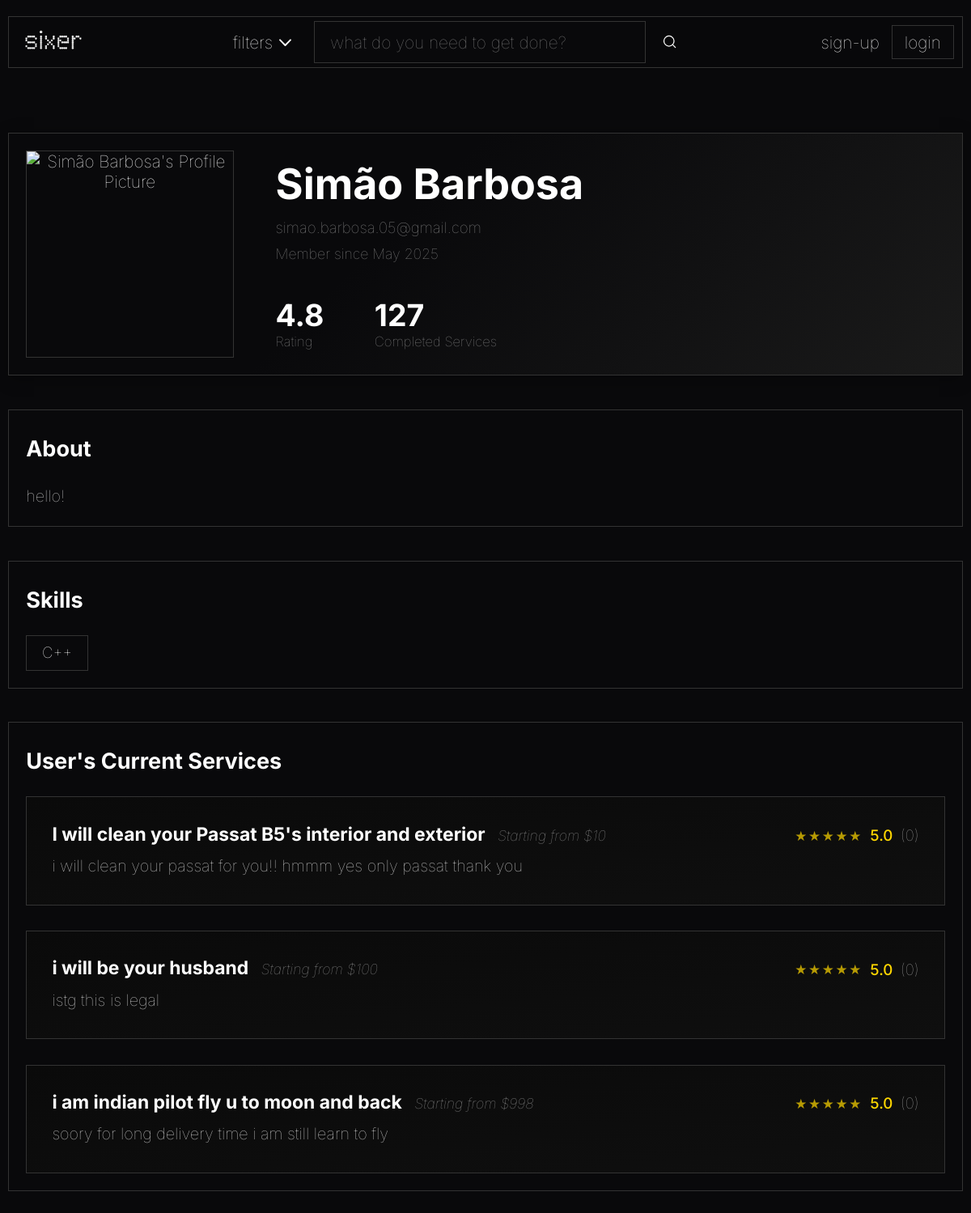
Page /pages/profile.php?id=1 on the committed database.
### tables this page shows
CREATE TABLE user_registry
(
    user_id INTEGER PRIMARY KEY AUTOINCREMENT,
    password_hash TEXT NOT NULL,
    access_level TEXT DEFAULT "client" NOT NULL,

    user_picture BLOB DEFAULT NULL,

    full_name TEXT,
    email TEXT UNIQUE NOT NULL,
    join_date DATETIME NOT NULL,

    aboutme TEXT DEFAULT NULL
);

CREATE TABLE services_list
(
    service_id INTEGER PRIMARY KEY AUTOINCREMENT,
    freelancer_id INTEGER NOT NULL,

    service_title TEXT NOT NULL,
    service_price REAL NOT NULL,
    service_info TEXT NOT NULL,
    service_eta INTEGER NOT NULL,
    service_category TEXT NOT NULL,

    service_delisted BOOLEAN DEFAULT FALSE NOT NULL,

    service_picture BLOB DEFAULT NULL,

    FOREIGN KEY(freelancer_id) REFERENCES user_registry(user_id)
);

### utils/session.php (called while the page is built, shortened)
<?php
class Session {
    private static ?Session $instance = null;
    public static function getInstance(): Session {
        if (self::$instance === null) {
            self::$instance = new Session();
        }
        return self::$instance;
    }
    public function isLoggedIn() {
        return isset($_SESSION["user"]) && $_SESSION["user"] !== null;
    }
}
?>

### database/service_class.php (called while the page is built, shortened)
<?php
class Service {
    public function __construct(
        int $id,
        int $freelancer_id,
        string $title,
        float $price,
        string $info,
        int $eta,
        string $category,
        bool $delisted = false,
        $picture = null
    ) {
        $this->id = $id;
        $this->title = $title;
        $this->price = $price;
        $this->info = $info;
    }
    public static function get_by_freelancer($freelancer_id) {
        $db = Database::getInstance();
        $stmt = $db->prepare('SELECT * FROM services_list WHERE freelancer_id = ?');
        $stmt->execute([$freelancer_id]);
        $services = $stmt->fetchAll();
        return array_map(function($service) {
            return new Service(
                $service['service_id'],
                $service['freelancer_id'],
                $service['service_title'],
                $service['service_price'],
                $service['service_info'],
                (int)$service['service_eta'],
                $service['service_category'],
                (bool)$service['service_delisted'],
                $service['service_picture'] ?? null
            );
        }, $services);
    }
}

### pages/profile.php (the view, shortened to what this page needs)
<?php
$is_own_profile = false;
if (!empty($_GET['id'])) {
    $profile_user_id = intval($_GET['id']);
}
require_once '../templates/common.php';
require_once '../database/service_class.php';
require_once '../templates/profile_service_card.php';
$db = Database::getInstance();
$stmt = $db->prepare('SELECT * FROM user_registry WHERE user_id = ?');
$stmt->execute([$profile_user_id]);
$user_data = $stmt->fetch();
if (!empty($user_data['user_picture'])) {
    $user_picture = '../action/get_profile_picture.php?id=' . $profile_user_id;
} else {
    $user_picture = '../assets/images/default.jpg';
}
$full_name = $user_data['full_name'] ?? '';
$email = $user_data['email'] ?? '';
$join_date = $user_data['join_date'] ?? '';
if ($session === null) {
    require_once '../utils/session.php';
}
$user_services = Service::get_by_freelancer($profile_user_id);
$stmt = $db->prepare('SELECT skill_name FROM user_skills WHERE user_id = ?');
$stmt->execute([$profile_user_id]);
$user_skills = $stmt->fetchAll(PDO::FETCH_COLUMN);
function hasAnyServices($user_services) {
    return !empty($user_services) && count($user_services) > 0;
}
?>
<!DOCTYPE html>
<html lang="en">
  <head>
    <link rel="stylesheet" href="../css/styles.css" />
    <link rel="stylesheet" href="../css/profile.css" />
  </head>
  <body>
    <?php drawHeader(); ?>
    <main>
      <div class="profile-container">
        <div class="profile-header" style="position: relative;">
          <div class="profile-avatar" style="z-index: 1; position: relative; cursor: pointer;">
            <img id="profile-pic-img" src="<?= htmlspecialchars($user_picture) ?>" alt="<?= htmlspecialchars($full_name) ?>'s Profile Picture" style="object-fit: cover; aspect-ratio: 1/1; width: 100%; height: 100%; border-radius: 0; cursor: pointer;" />
          </div>
          <div class="profile-info">
            <div class="profile-info-top">
              <h1><?= htmlspecialchars($full_name) ?></h1>
              <p class="profile-email"><?= htmlspecialchars($email) ?></p>
              <p class="profile-join-date">Member since <?= $join_date ? date('F Y', strtotime($join_date)) : '' ?></p>
            </div>
            <div class="profile-stats">
              <div class="stat">
                <span class="stat-value">4.8</span>
                <span class="stat-label">Rating</span>
              </div>
              <div class="stat">
                <span class="stat-value">127</span>
                <span class="stat-label">Completed Services</span>
              </div>
            </div>
          </div>
        </div>
        <div class="profile-section about-section" style="position: relative;">
          <h2>About</h2>
          <div id="aboutme-container">
            <p id="aboutme-text" style="margin-bottom:0;">
              <?php
                $aboutme = $user_data['aboutme'] ?? null;
                if (!empty($aboutme) && trim((string)$aboutme) !== '') {
                  echo htmlspecialchars($aboutme);
                } else {
                  echo "User has not added a description yet.";
                }
              ?>
            </p>
          </div>
        </div>
        <div class="profile-section" style="position: relative;">
          <h2>Skills</h2>
          <div id="skills-container" class="skills-container">
            <span id="skills-text">
              <?php
                if (empty($user_skills)) {
                  echo "No skills have been added yet.";
                } else {
                  echo '<div class="skills-list">';
                  foreach ($user_skills as $skill) {
                    echo '<span class="skill-tag">' . htmlspecialchars($skill) . '</span> ';
                  }
                  echo '</div>';
                }
              ?>
            </span>
          </div>
        </div>
          <?php if (hasAnyServices($user_services)): ?>
            <div class="profile-section">
              <h2><?= $is_own_profile ? 'Your Current Services' : "User's Current Services" ?></h2>
              <div class="recent-work">
                <?php
                  foreach ($user_services as $service) {
                    drawProfileService($service);
                  }
                ?>
              </div>
            </div>
          <?php endif; ?>
        </div>
    </main>
  </body>
</html>

### templates/common.php (shortened to what this page needs)
<?php
require_once __DIR__ . '/../utils/session.php';
function drawHeader() {
  $session = Session::getInstance();
  $loggedIn = $session->isLoggedIn();
  $user = $session->getUser();
?>
<header>
  <div>
    <a href="../index.php">
      <img src="../assets/logo-w.png" id="logo" alt="sixer" />
    </a>
  </div>
  <div class="searchbar">
    <a href="#" id="filters-btn">
      <span class="filters-text">filters</span>
      <img class="icon" src="../assets/icons/dropdown.svg" alt="" />
    </a>
    <form action="search.php" method="get">
      <input
        type="text"
        name="q"
        id="main-search"
        placeholder="what do you need to get done?"
      />
      <button type="submit">
        <img class="icon" src="../assets/icons/search.svg" alt="search" />
      </button>
    </form>
  </div>
  <div class="account">
    <?php if (
      $loggedIn && isset($user['user_id'])
    ): ?>
      <a href="profile.php?id=<?= urlencode($user['user_id']) ?>" class="profile-link-with-pic">
        <p style="margin:0;">profile</p>
        <img src="../action/get_profile_picture.php?id=<?= urlencode($user['user_id']) ?>" alt="profile picture" class="header-profile-pic" />
      </a>
      <a href="create_service.php" class="simple-button">
        <span class="new-service-plus">+</span>
        <span class="new-service-text"> new service</span>
      </a>
      <a href="../action/logout.php" class="simple-button">sign out</a>
    <?php else: ?>
      <a href="signup.php">sign-up</a>
      <a href="login.php" class="simple-button">login</a>
    <?php endif; ?>
  </div>
</header>
<?php } ?>

### templates/profile_service_card.php
<?php
function drawProfileService($service) {
    ?>
    <a href="../pages/service.php?id=<?= urlencode($service->id) ?>" style="text-decoration:none; color:inherit;">
    <div class="work-item">
        <div class="work-header">
            <div class="work-title-group">
                <h3><?= htmlspecialchars($service->title) ?></h3>
                <span class="work-date">Starting from $<?= number_format($service->price, 0) ?></span>
            </div>
            <div class="work-rating">
                5.0 <span style="font-weight: 100; color: #999">(0)</span>
            </div>
        </div>
        <p class="work-description">
            <?= nl2br(htmlspecialchars($service->info)) ?>
        </p>
    </div>
    </a>
    <?php
}

### css/styles.css (style rules this page uses)
html, body { margin: 0; padding: 0; height: 100%; box-sizing: border-box; overflow-y: auto; }
*, *::before, *::after { box-sizing: inherit; }
body { font-family: "Inter", Courier, monospace; font-weight: 100; font-size: 1.3em; background-color: #09090b; color: #ffffff; position: relative; min-height: 100vh; overflow-x: hidden; }
body > header { display: flex; justify-content: space-between; align-items: center; padding: 5px; margin: 20px 10px; border: 1px solid #333333; flex-wrap: wrap; gap: 10px; position: relative; overflow: hidden; transition: border-color 0.3s ease, box-shadow 0.3s ease; background: rgba(9, 9, 11, 0.7); backdrop-filter: blur(10px); -webkit-backdrop-filter: blur(10px); }
body > header::before { content: ""; position: absolute; top: 0; left: 0; width: 200%; height: 100%; background: linear-gradient(90deg,transparent,rgba(255,255,255,0.02),rgba(255,255,255,0.05),rgba(255,255,255,0.02),transparent,transparent,rgba(255,255,255,0.02),rgba(255,255,255,0.05),rgba(255,255,255,0.02),transparent); background-size: 200% 100%; opacity: 0; transition: opacity 0.3s ease; z-index: 1; }
#logo, .searchbar, .account { position: relative; z-index: 2; }
#logo { width: 100px; padding: 0px 10px; }
header a { text-decoration: none; color: #ffffff; }
.searchbar { display: flex; align-items: center; gap: 20px; flex: 1; min-width: 200px; max-width: 550px; }
.searchbar > a { display: flex; justify-content: center; align-items: center; }
.searchbar form { display: flex; align-items: center; gap: 20px; flex: 1; }
.searchbar form input { width: 100%; height: 2.5em; padding-left: 12px; border-radius: 0px; background-color: #09090b; border: 1px solid #333333; color: #ffffff; font-family: "Inter", Courier, monospace; font-weight: 100; font-size: 1em; }
.searchbar form input::placeholder { padding-left: 7px; }
.searchbar form button { background: none; border: none; padding: 0; cursor: pointer; display: flex; align-items: center; justify-content: center; }
.searchbar .icon { filter: brightness(0) invert(1); }
.account { display: flex; align-items: center; gap: 15px; padding: 5px; }
.simple-button { height: 2em; display: flex; align-items: center; justify-content: center; padding: 0px 15px; border-radius: 0px; background-color: #09090b; border: 1px solid #333333; color: #ffffff; font-family: "Inter", Courier, monospace; font-weight: 100; font-size: 1em; cursor: pointer; }
.icon { width: 1.5em; height: 1.5em; }
main { text-align: center; margin-top: 10vh; }
main h1 { font-size: 3em; font-weight: bold; margin: 5px; }
main p { margin: 0; font-size: 2em; }

### rows in the picture
user_registry: full_name "Simão Barbosa", email "simao.barbosa.05@gmail.com", join_date "May 2025", aboutme "hello!"
services_list: service_title "I will clean your Passat B5's interior and exterior", service_price "10", service_info "i will clean your passat for you!! hmmm yes only passat thank you"
services_list: service_title "i will be your husband", service_price "100", service_info "istg this is legal"
services_list: service_title "i am indian pilot fly u to moon and back", service_price "998", service_info "soory for long delivery time i am still learn to fly"

### other values in the picture
$skill "C++"
